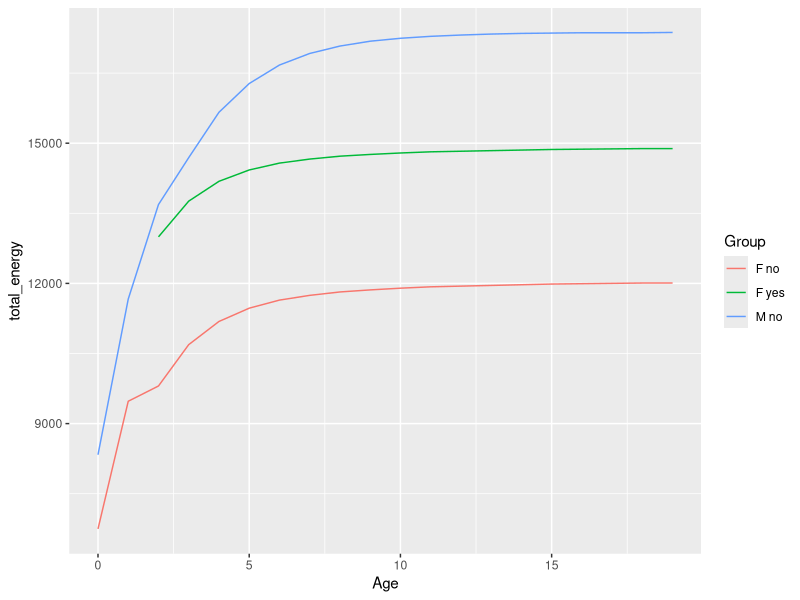
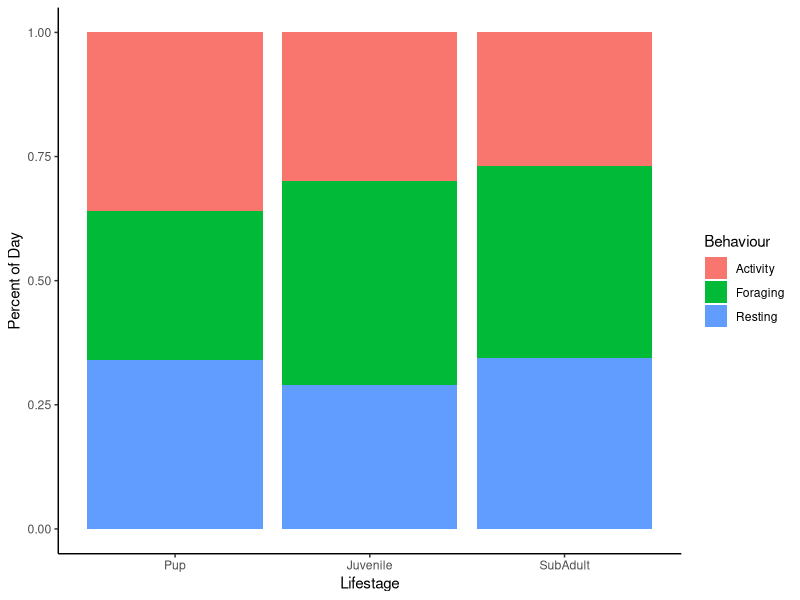
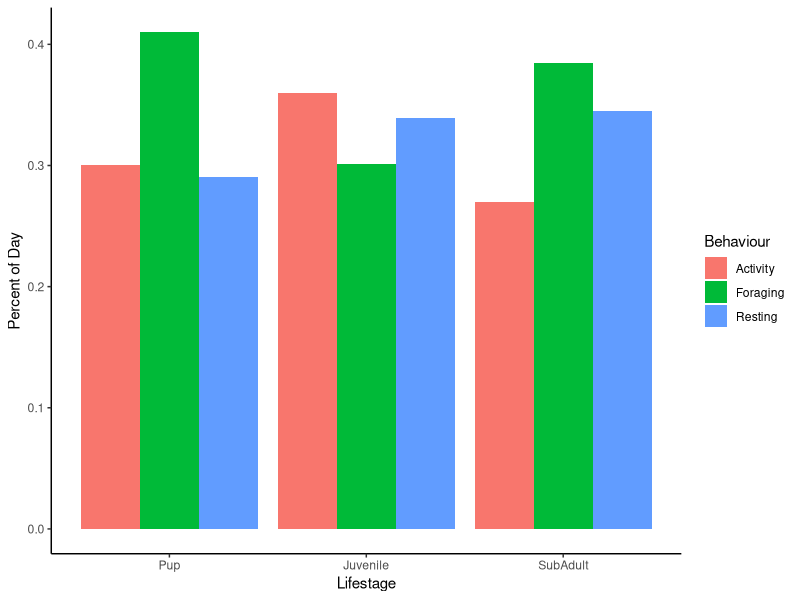

The R source for these figures, in order:
# Model Otter from Excel into R

#D ate Created: March 14, 2023

#Author: Julia Adelsheim
#Collaborators: Izzy Morgante (Nov, Dec 2022, Jan 2023), Andreas Novotny (12-2-2022), Patrick Pata (1-19-23- 3-14-23)

#Platform: Mac
#Purpose of Script: Change ROR by set amounts and see how energy needs change

## Coding Questions-----------------------------------------------------

# Heat increment of feeding in otters, digestive losses- are they included?

# To Do ------------------------------------------------------------------


## Start-----------------------------------------------------------------------
#File Name: Otter Model R v4

rm(list = ls())

# Packages--------------------------------------------------------------
library(dplyr)
library(tidyverse)
library(ggplot2)
library(data.table)

#Constants--------------------------------------------------------------
cost_pup <- 3931
total_min_per_day <- 1440

# Data------------------------------------------------------------------
# Body masses and tissue growth
masses <- read.csv(file ='./Data/mass_growth.csv')

# How each unit spend their time
act_budgets <- read.csv(file = './Data/ActivityBudgets.csv')

# Defining life stages per year and sex
age_convert <- read.csv(file = './Data/age_lifestage.csv')

# Functions ------------------------------------------------------------
# Make an ROR function so that I don't have to repeat the code every time I change conditions
# Data is the wide_data table with behavior specific values, returns a dataframe that calculated
#  from profits, time_needed_to_forage, and new_perc_time_forage
calculate_foraging_time <- function(data) {
  
  output <- data %>% 
    
    # Calculate Profits
    mutate(profits = ROR - (metabolic_rates_forage - metabolic_rates_rest)) %>% 
    
    # Calculate foraging time needed
    mutate(time_needed_to_forage = (actual_costs_activity + resting_cost_wout_foraging)/ profits) %>% 
    
    #Calc % of day foraging
    mutate(new_perc_time_forage = time_needed_to_forage/total_min_per_day) %>% 
    
    select(Sex, Age, Lifestage, with.pup, ROR, profits, time_needed_to_forage, new_perc_time_forage)
}


# This function builds parts of the model. Takes in a wide dataframe of activity specific rates and costs.
#  Returns new costs of foraging.
build_model <- function(budget_data, ROR){  
  
  # Put in columns that are not going to change with ROR
  model_pt1 <- budget_data %>%
    select(c(Sex, Age, Lifestage, with.pup, Growth, pup_cost, perc_time_activity, min_per_day_activity, actual_costs_activity, metabolic_rates_forage, metabolic_rates_rest)) 
  
  # Attach ROR table that you want to use
  model_setup <- merge(model_pt1, ROR, by = c('Sex', 'Age', 'Lifestage', 'with.pup')) %>% 
    # Add new foraging % of day and minutes per day values
    select(c(Sex, Age, Lifestage, with.pup, pup_cost, Growth, perc_time_activity, min_per_day_activity, actual_costs_activity, new_perc_time_forage, metabolic_rates_forage, time_needed_to_forage, metabolic_rates_rest)) %>%
    arrange(Age, Sex)
  
  #  Yellow cells in excel for these variables 
  
  # set up the model table- start calculating new values for foraging
  # model_setup <- merge(model_setup, foraging_met_rate)
  
  #calculate new cost of foraging
  model_setup <- model_setup %>% 
    mutate(foraging_cost = metabolic_rates_forage * time_needed_to_forage) %>% 
    
    # Calculate % resting
    mutate(new_perc_time_rest = (1- (perc_time_activity + new_perc_time_forage))) %>% 
    
    # Calculate min per day resting
    mutate(new_min_per_day_rest= (total_min_per_day - (min_per_day_activity + time_needed_to_forage))) %>% 
    
    # Calculate resting cost
    mutate(new_resting_cost= new_min_per_day_rest * metabolic_rates_rest)
  
  return(model_setup)
}

run_model <- function(mod_setup){
  mod_setup <- mod_setup %>% 
    
    #Calculate total energy requirements
    mutate(total_energy = pup_cost + Growth + actual_costs_activity + foraging_cost + new_resting_cost)
  
  return(mod_setup)
}

# Converts raw csv files of masses, growth rates, metabolic rates, and costs of behaviors into
#  a merged dataframe.
merge_data <- function(masses, act_budgets, age_convert) {
  # Join data frames to create a table with MASS, GROWTH, and METABOLIC RATES per behavior
  mass_lifestage <- merge(masses, age_convert, by.x = c('Age', 'Sex')) #, all.x = TRUE) # would make blank rows
  mass_lifestage_budget <- merge(mass_lifestage, act_budgets, by.x = c('Sex', 'Lifestage'))  %>% 
    # Calculate metabolic rates
    mutate(metabolic_rates = Av_mass * MR) %>% 
    # Calculate actual (additional) metabolic costs
    mutate(actual_costs = metabolic_rates * min_per_day)
  return(mass_lifestage_budget)
}

# Re-sort data into a wider pivot table to columns specific to behavior: 

make_wide_data <- function(mass_lifestage_budget) {
  mass_lifestage_budget_wide <- mass_lifestage_budget %>%
    # Make dataframe in a wide format
    pivot_wider(names_from = Behaviour, values_from=c(perc_time, min_per_day, MR, metabolic_rates, actual_costs)) %>% 
    mutate(resting_cost_wout_foraging = metabolic_rates_rest * (min_per_day_rest + min_per_day_forage)) %>% 
    # Calculate sum of actual costs
    mutate(sum_actual_costs = actual_costs_rest + actual_costs_activity + actual_costs_forage) %>% 
    # Modify pup costs
    mutate(pup_cost = ifelse(with.pup == 'yes', cost_pup, 0)) %>% 
    # Calculate Original ROR
    mutate(ROR = (sum_actual_costs + pup_cost + Growth)/(min_per_day_forage)) %>%
    # Make ROR repeat for adults
    mutate(ROR = ifelse(Lifestage != "adult", ROR,
                        ifelse(Sex == "M", pull(filter(.data = ., Sex == "M", Age == 3), ROR),
                               ifelse(with.pup == "no", pull(filter(.data = ., Sex == "F", with.pup=="no", Age == 2), ROR),
                                      pull(filter(.data = ., Sex == "F", with.pup=="yes", Age == 2), ROR)
                               ))))
}

# Runs through the entire otter bioenergetics model. 
#   Receives the raw data frame of model variables.
#   Returns a dataframe of the calculated total energy expenditure.

otter_model <- function(masses, act_budgets, age_convert) {
  mass_lifestage_budget <- merge_data(masses = masses,
                                      act_budgets = act_budgets,
                                      age_convert = age_convert)
  wide_data <- make_wide_data(mass_lifestage_budget)
  
  # Changing conditions of ROR
  ROR_og <- calculate_foraging_time(wide_data) # Original ROR
  
  # Build the model using the calculated wide df and the ROR
  model_setup <- build_model(budget_data = wide_data, ROR = ROR_og)
  
  # Run the model to get total_energy
  model_results <- run_model(mod_setup = model_setup) %>% 
    relocate(total_energy)
  
  return(model_results)
}

# Build Model---------------------------------------------------------------------------------

#Model runs with varying ROR changes 

model_run_og <- otter_model(masses = masses,
                            act_budgets = act_budgets,
                            age_convert = age_convert)


model_run_og %>% 
  mutate(Group = paste(Sex, with.pup)) %>% 
  ggplot() +
  geom_line(aes(Age, total_energy, color = Group))

# Body mass per age sex and life stage - growth rate
# Metabolic rates
# Percent time of day (Activity budget)
# Cost of having pup

#---- Graphs ----

#---- Activity Budget Graphs---- 

# Pups/Juveniles/Subadults

actbudget_young <- model_run_og %>% 
  filter(Lifestage != "adult") %>% 
  select(Sex, Age, Lifestage, with.pup, perc_time_activity, new_perc_time_forage, new_perc_time_rest) %>% 
  pivot_longer(cols=c(perc_time_activity, new_perc_time_forage, new_perc_time_rest),
               names_to='Behaviour',
               values_to='PercentTime') %>% 
  mutate(Behaviour = recode(Behaviour, perc_time_activity = 'Activity', 
                            new_perc_time_forage = 'Foraging', new_perc_time_rest = 'Resting')) 
 
#---- Stacked Bar Graph----
library(data.table)
actbudget_young <- data.table(actbudget_young)
actbudget_young <- actbudget_young[,  mean(PercentTime), by=.(Behaviour, Lifestage)] 
       
actbudget_young$Lifestage <- factor(actbudget_young$Lifestage)

actbudget_young$Lifestage <- ordered(actbudget_young$Lifestage, levels = c("pup", "juvenile", "subadult"))

(actbudget_young_stackedplot <- ggplot(actbudget_young,
  aes(x = Lifestage, y = V1, fill=Behaviour)) +
  geom_bar(stat='identity') +
  theme_classic() +
  ylab("Percent of Day")+
  scale_x_discrete(labels = c("Pup", "Juvenile", "SubAdult"))
 )
actbudget_young <- ggsave("Actbudget_young_stacked.jpeg", width = 4, height = 2.6)
  
#---- Grouped Bar Graph----

#Data
actbudget_young <- model_run_og %>% 
  filter(Lifestage != "adult") %>% 
  select(Sex, Age, Lifestage, with.pup, perc_time_activity, new_perc_time_forage, new_perc_time_rest) %>% 
  pivot_longer(cols=c(perc_time_activity, new_perc_time_forage, new_perc_time_rest),
               names_to='Behaviour',
               values_to='PercentTime') %>% 
  mutate(Behaviour = recode(Behaviour, perc_time_activity = 'Activity', 
                            new_perc_time_forage = 'Foraging', new_perc_time_rest = 'Resting')) 

#Graph
(actbudget_young_bars <- ggplot(actbudget_young,
  aes(x = Lifestage, y = PercentTime, fill=Behaviour)) +
  geom_bar(position = "dodge", stat= "identity") +
  facet_grid() +
  theme_classic() +
  ylab("Percent of Day") +
  scale_x_discrete(labels = c("Pup", "Juvenile", "SubAdult"))
)

actbudget_young <- ggsave("Actbudget_young.jpeg", width = 4, height = 2.6)







